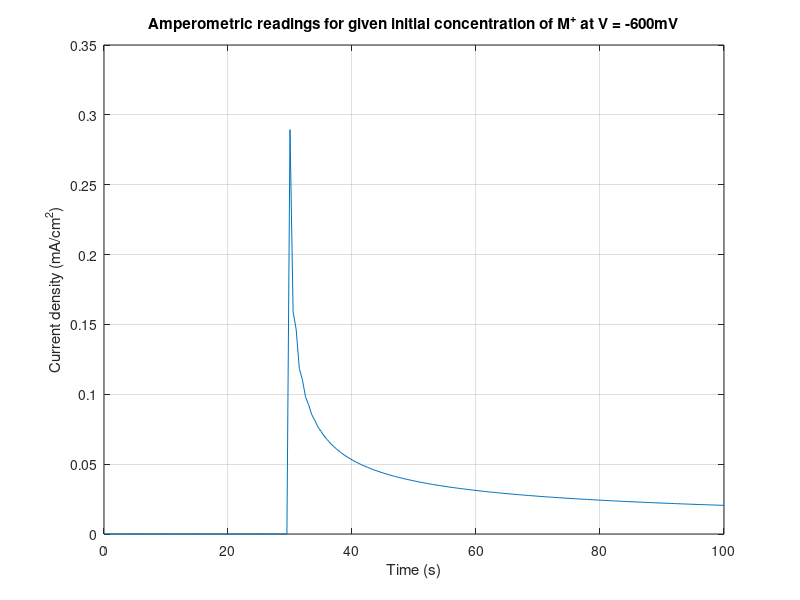

Here is the MATLAB script that generated this plot:
%% AMPEROMETRY SIMULATOR %%

clear, clc;

%% INDEPENDENT VARIABLES %%
C      = 1.0E-3;  % [=] mol/L, initial concentration of O. Default = 1.0
D      = 1E-5;    % [=] cm^2/s, O & R diffusion coefficient. Default = 1E-5
V      = -600E-3; % [=] V, Voltage applied. Default = 1E-3
n      = 1.0;     % [=] number of electrons transfered. Default = 1
alpha  = 0.5;     % [=] dimensionless charge-transfer coefficient. Default = 0.5
k0     = 10E-2;   % [=] cm/s, electrochemical rate constant. Default = 1E-2
kc     = 1E-3;    % [=] 1/s, chemical rate constant. Default = 1E-3
T      = 298.15;  % [=] K, temperature. Default = 298.15

tk     = 100;    % [=] s, total time of measurement
t_app  = 30;     % [=] s, when reactant is added to solution
Dt     = 0.5;    % [=] s, intervals of measurement

%% PHYSICAL CONSTANTS %%
F      = 96485;   % [=] C/mol, Faraday's constant
R      = 8.3145;  % [=] J/mol-K, ideal gas constant
f      = F/(R*T); % [=] 1/V, normalized Faraday's constant at room temperature

%% SIMULATION VARIABLES %%
L      = tk/Dt;    % [=] number of instances in measurement
L1     = t_app/Dt; % [=] instances after which reactant added
DM     = 0.45;   % [=] model diffusion coefficient

%% DERIVED CONSTANTS %%

Dx  = sqrt(D*Dt/DM);      % [=] cm, delta x
j   = ceil(4.2*L^0.5)+5;  % number of boxes. If L~200, j=65


%% PRE-INITIALIZATION %%
C = C / 1000;           % Convert C from mol/L to mol/cm3
k = 0:L;                % time index vector
t = Dt * k;             % time vector
kf = k0*exp(  -alpha *n*f*V) % [=] cm/s, fwd rate constant
kb = k0*exp((1-alpha)*n*f*V) % [=] cm/s, rev rate constant

O = C*ones(L+1,j); % [=] mol/cm^3, concentration of O
R = zeros(L+1,j);  % [=] mol/cm^3, concentration of R
JO = zeros(1,L+1); % [=] mol/cm^2-s, flux of O at the surface

%% START SIMULATION %%
% i1 = time index. i2 = distance index
for i1 = L1:L
    % Update bulk concentrations of O and R
    for i2 = 2:j-1
        O(i1+1,i2) = O(i1,i2) + DM*(O(i1,i2+1)+O(i1,i2-1)-2*O(i1,i2));

        R(i1+1,i2) = R(i1,i2) + DM*(R(i1,i2+1)+R(i1,i2-1)-2*R(i1,i2));% ...
            %- km * R(i1,i2);
    end

    % Update flux
    JO(i1+1)   = ( kf*O(i1+1,2) - kb*R(i1+1,2) ) ./ (1 + Dx/D*(kf + kb) );

    % Update surface concentrations
    O(i1+1,1) = O(i1+1,2) - JO(i1+1)*(Dx/D);
    R(i1+1,1) = R(i1+1,2) + JO(i1+1)*(Dx/D);% - km*R(i1+1,1);
end

% Calculate current density, Z, from flux of O
Z = n.*F.*JO * 1000; % [=] A/cm^2 -> mA/cm^2, current density

%% PLOT RESULTS %%

figure;
plot(t,Z);
grid on;
xlabel('Time (s)'); 
ylabel('Current density (mA/cm^2)');
title('Amperometric readings for given initial concentration of M^+ at V = -600mV');